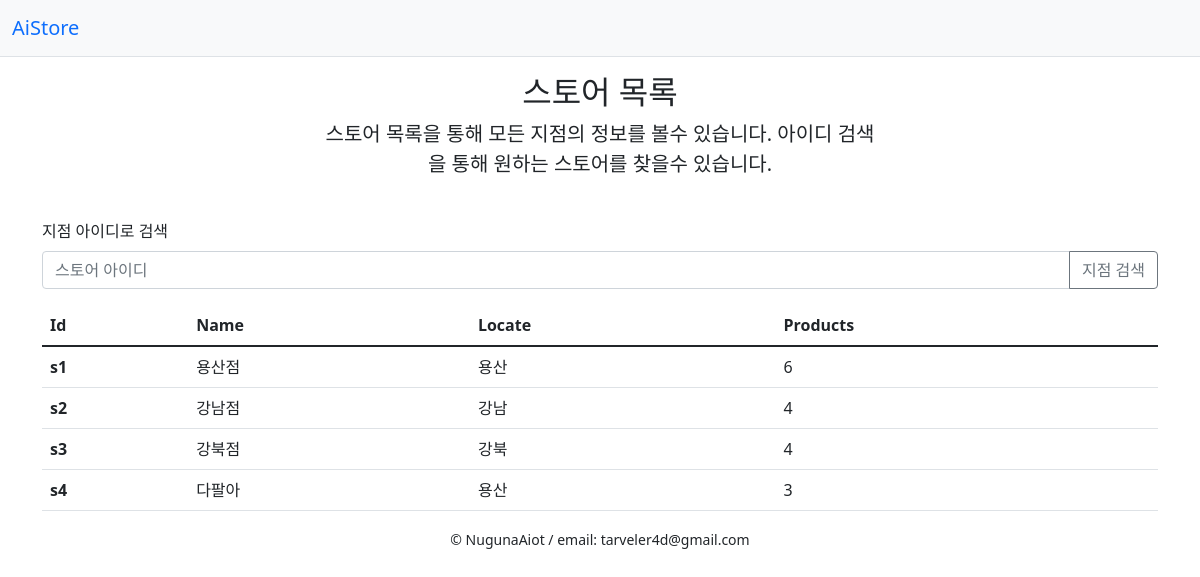
Page /stores on the earlier database version.
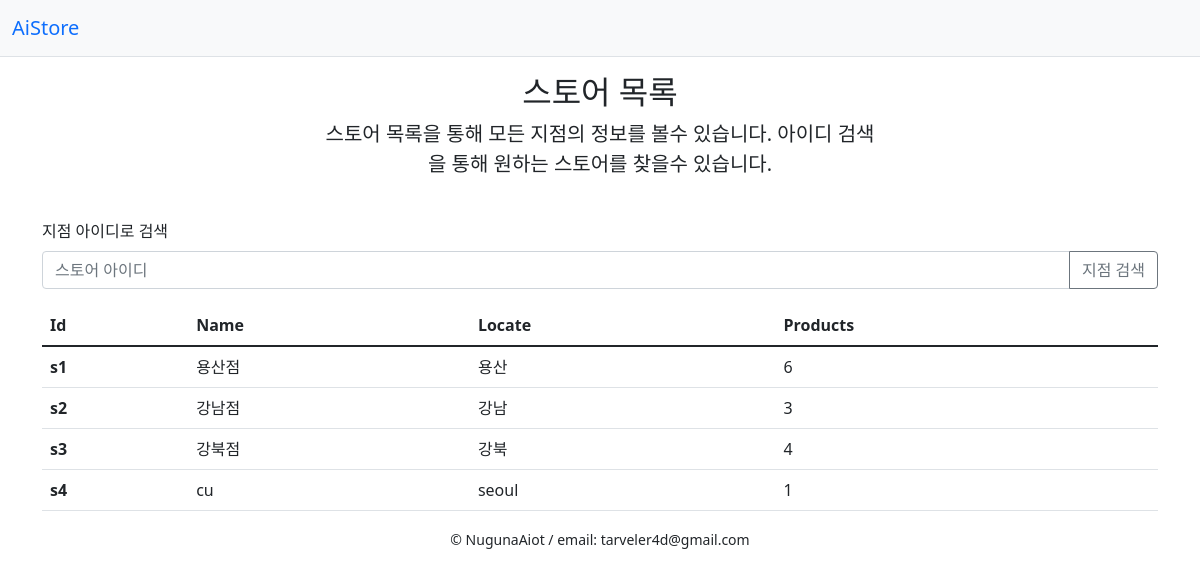
Same page on the later database version.
### aistoremodel.py (models this page shows, shortened)
class AiStore(Base):
    __tablename__ = 'stores'
    s_id = Column(String(20), primary_key=True) # 문자열(20), 주키 설정 하여 컬럼 생성
    name = Column(String(20))
    locate = Column(String(30))
    products_num = Column(Integer) # 숫자형 컬럼 생성

### app.py (the view)
@app.route("/stores", methods=['POST', 'GET'])
def stores():
    if request.method == 'POST':
        s_id = request.form['sId']
        return render_template('stores.html', stores = show_list(s_id))
    return render_template('stores.html', stores = show_list())

### aistoremodel.py (called while the page is built)
def show_list(s_id = None):
    if s_id is None:
        stores = AiStore.query.all()
        return stores
    else:
        stores = db_session.execute(select(AiStore).where(AiStore.s_id == s_id)).scalars()
        return stores

### app.py (called while the page is built)
@app.before_request
def before_request():
    session.permanent = True
    app.permanent_session_lifetime = datetime.timedelta(minutes=5)
    session.modified = True

@app.teardown_request
def shutdown_session(exception=None):
    db_session.remove()

### templates/stores.html
{% extends 'base.html' %}
{% block content %}
    <div class="py-3 text-center">
        <div class="col-lg-6 mx-auto">
            <h2>스토어 목록</h2>
            <p class="lead mb-4">스토어 목록을 통해 모든 지점의 정보를 볼수 있습니다. 아이디 검색을 통해 원하는 스토어를 찾을수 있습니다.</p>
        </div>
    </div>
    <form class="form-inline" action="/stores" method="post">
        <div class="mb-3">
            <label for="sId" class="form-label">지점 아이디로 검색</label>
            <div class="input-group">
                <input type="text" class="form-control" id="sId" name ="sId"  placeholder="스토어 아이디">
                <button type="submit" class="btn btn-outline-secondary">지점 검색</button>
            </div>
        </div>
    </form>
    <table class="table">
        <thead>
            <tr>
                <th scope="col">Id</th>
                <th scope="col">Name</th>
                <th scope="col">Locate</th>
                <th scope="col">Products</th>
            </tr>
        </thead>
        <tbody>
        {% for s in stores %}
            <tr>
                <th scope="row">{{ s.s_id }}</th>
                <td>{{ s.name }}</td>
                <td>{{ s.locate }}</td>
                <td>{{ s.products_num }}</td>
            </tr>
        {% endfor %}
        </tbody>
    </table>
{% endblock %}

### templates/base.html (shortened to what this page needs)
<!DOCTYPE html>
<html lang="en">
<head>
    <link href="https://cdn.jsdelivr.net/npm/bootstrap@5.1.3/dist/css/bootstrap.min.css" rel="stylesheet">
</head>
<body>
    <nav class="navbar bg-light border-bottom">
        <div class="container-fluid">
            <a class="navbar-brand bg-" href="/">AiStore</a>
        </div>
    </nav>
    <div class="container">
        {% block content %}{% endblock %}
    </div>
    <footer class="text-center">
        {% block footer %}
            <small> &copy; NugunaAiot / <a title="Written by traveler4d">email: tarveler4d@gmail.com</a>
            </small>
        {% endblock %}
    </footer>
</body>
</html>

Differences in the rows shown:
changed AiStore "강남점": products_num "4" → "3"
changed AiStore: name "다팔아" → "cu"; locate "용산" → "seoul"; products_num "3" → "1"
